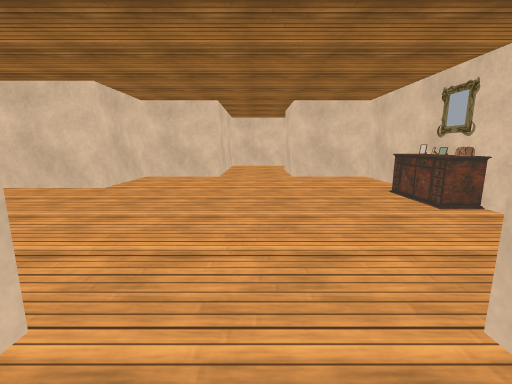
view 1 (above)

17 first-person views from a walk through a scene from a Unity 3-D project. The camera is 1.2 m above the floor, tilts 10° down and sees 90° across. The floor is counted in squares, 1 m on a side. Each view is taken from the middle of a square. On the plan, view 1 faces up. The plan holds only what a view shows up to about 12 squares ahead; the rest is blank. The player is left out. Some surface patterns are stand-ins.

view 2
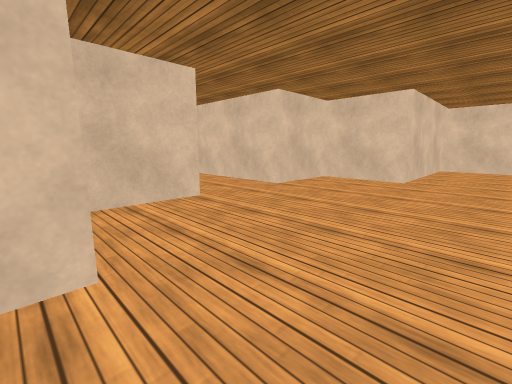

view 3
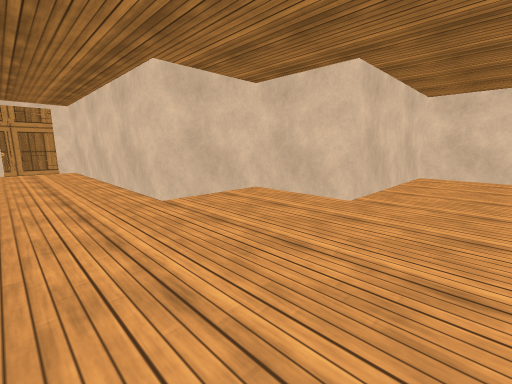

view 4
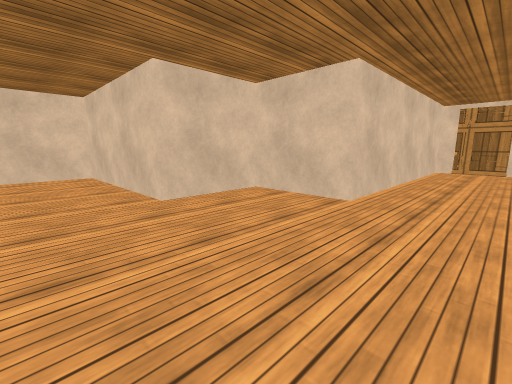

view 5
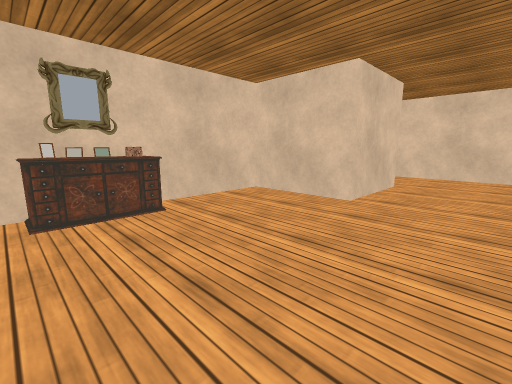

view 6
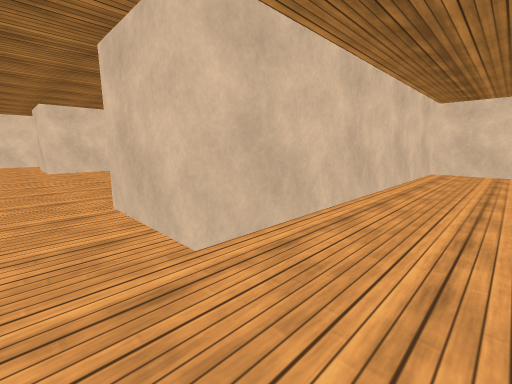

view 7
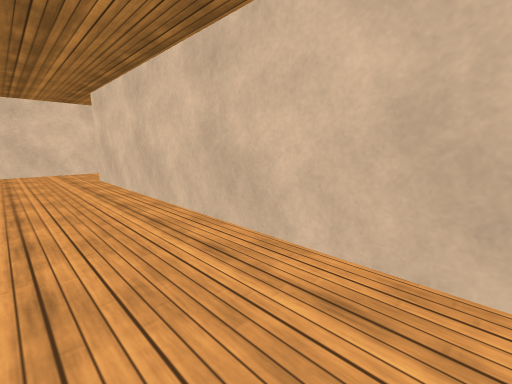

view 8
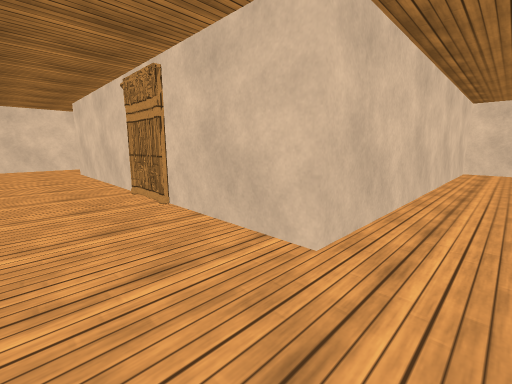

view 9
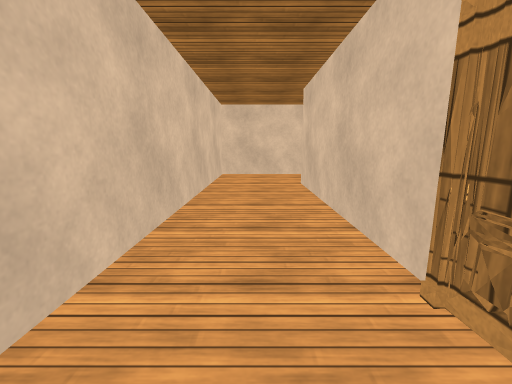

view 10
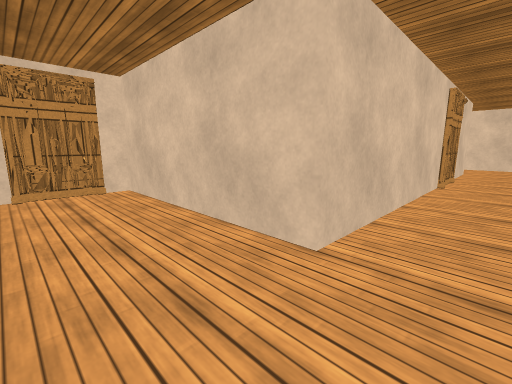

view 11
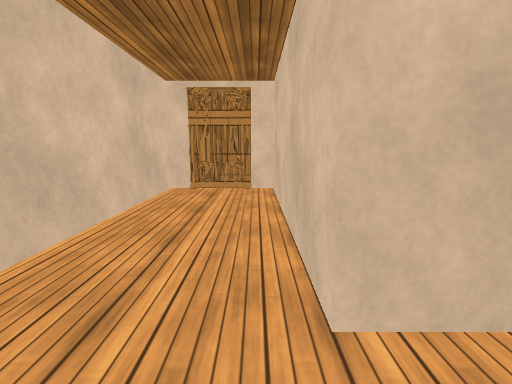

view 12
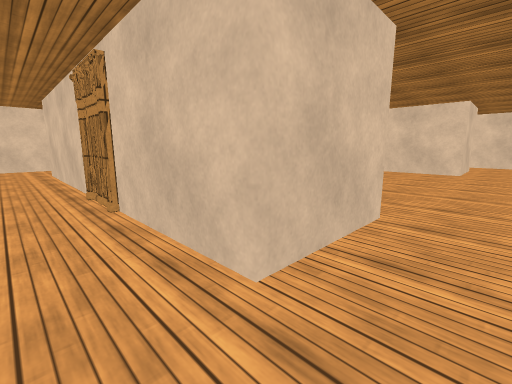

view 13
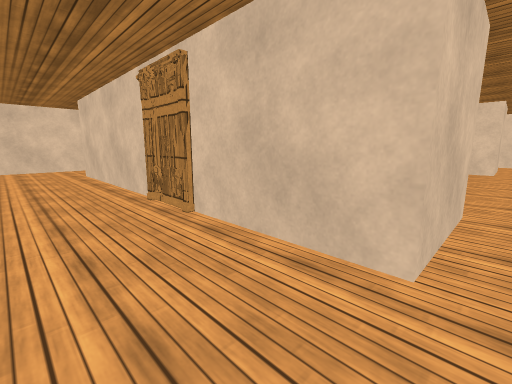

view 14
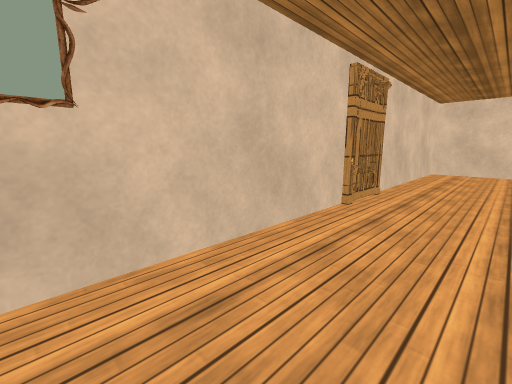

view 15
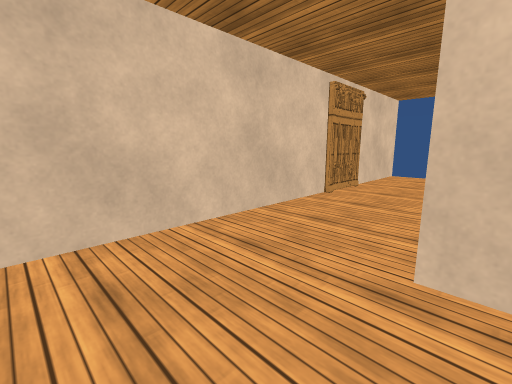

view 16
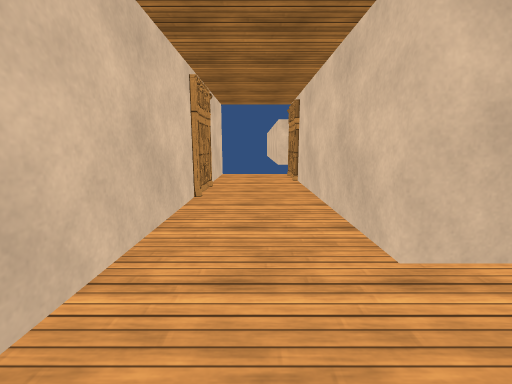

view 17
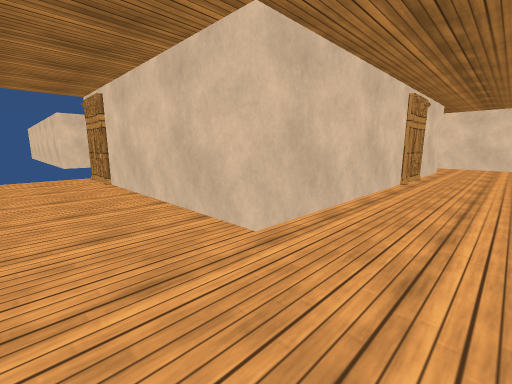

### Floor plan
Ten units are one square. View 1 is at (0, 0); x grows to the right and y downward. Boxes are objects, and circles mark ways between rooms. Rooms are numbered by the first view taken in them; rooms with no view inside come last. Other rooms are left out.
<svg viewBox="-140 -170 311 370">
<path fill="none" stroke="#000" d="M52 -135 60 -137M53 -135 58 -138M57 -135 61 -137M135 52 135 15 15 15 15 -15 45 -15 45 -105 15 -105 15 -135 55 -135M105 87 108 91M105 89 106 100M105 95 107 100M44 -165 29 -165M11 -165 -15 -165 -15 -105 -45 -105 -45 -75 -135 -75 -135 -45 -45 -45 -45 -15 -15 -15 -15 45 105 45 105 165 45 165 45 195 135 195 135 94M-135 -57 -132 -53M-135 -64 -132 -59M-134 -69 -133 -58M-134 -69 -135 -51M46 171 47 176M46 173 46 180M48 176 47 183M44 177 47 183M45 181 47 190M163 -86 165 -99M161 -83 166 -87M163 -82 166 -87M93 -163 81 -165M59 -135 70 -136M55 -135 135 -135 135 -51M165 -45 165 -165 44 -165M51 -136 64 -135"/>
<rect x="35" y="-75" width="10" height="30" fill="#bbb"><title>cabinet</title></rect>
<circle cx="55" cy="-155" r="3" fill="#2a7"/>
<text x="30" y="-20">1</text>
<text x="140" y="-130">2</text>
</svg>
Room 1 opens to room 2.

Where each view was taken, in squares from view 1:
view 1: 0 up, 0 right, facing up
view 2: 1 up, 1 right, facing up-left
view 3: 5 up, 1 right, facing up-left
view 4: 7 up, 1 right, facing down-left
view 5: 7 up, 1 left, facing down-right
view 6: 4 down, 0 right, facing up-right
view 7: 2 down, 0 right, facing down-right
view 8: 3 down, 13 right, facing down-left
view 9: 8 down, 12 right, facing down
view 10: 19 down, 12 right, facing up-left
view 11: 17 down, 12 right, facing left
view 12: 15 up, 0 right, facing down-right
view 13: 16 up, 1 right, facing down-right
view 14: 14 up, 3 right, facing up-right
view 15: 16 up, 13 right, facing down-right
view 16: 16 up, 15 right, facing down
view 17: 16 up, 16 right, facing down-left
